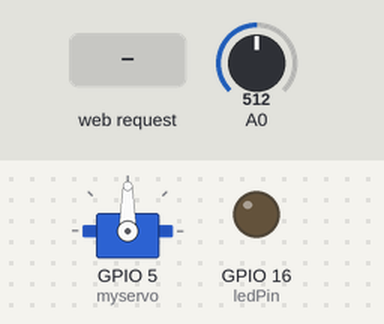
Bench run of a sketch on a simulated ESP8266 (NodeMCU). Shown: servo, output pins drawn as LEDs (lit = HIGH). The inputs (shaded band) are chosen by the test bench; at power-on: A0 = 512. WiFi joins after 1.5 s; servers stay silent unless stated; what the sketch prints to the serial monitor is not drawn.

Above: at 2.8 s.
2.9 s: HTTP request GET / received
At 4.1 s:
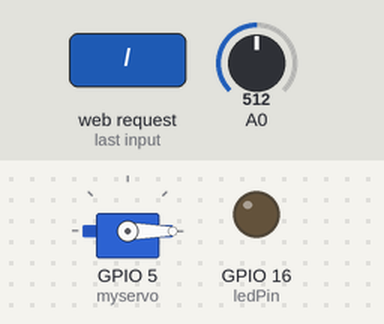
4.4 s: HTTP request GET /led=1?led=1 received
At 5.2 s:
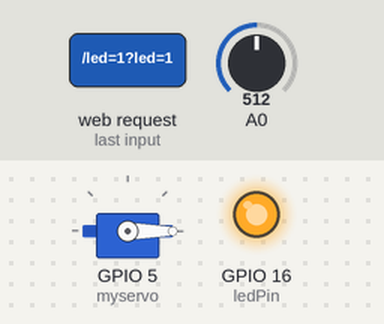
5.9 s: HTTP request GET /led=1?servo=120 received
At 6.3 s:
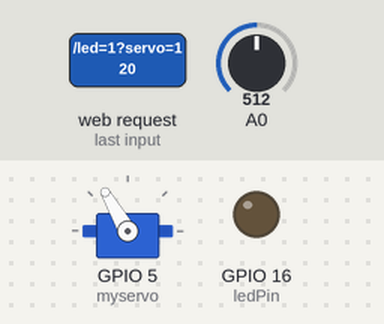
7.4 s: HTTP request GET /?led=120&servo=120 received
At 8.6 s:
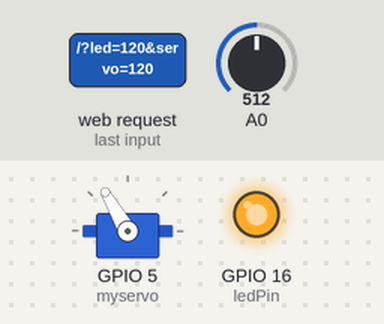
8.9 s: HTTP request GET /led=1 received
At 9.8 s:
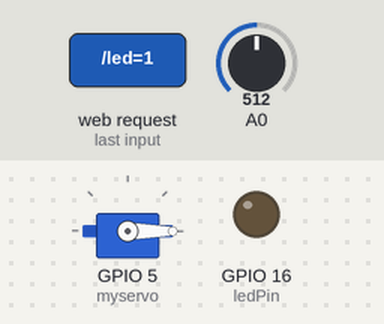
10.4 s: HTTP request GET /led=1?led=120 received
At 11.0 s:
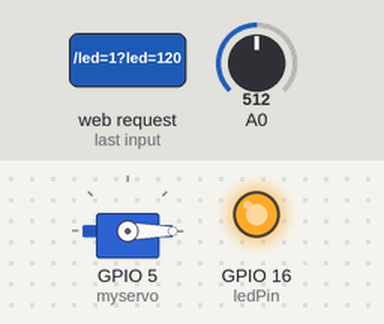
Timing chart, 0 to 12.9 s (numbered marks = the images above; inputs shaded):
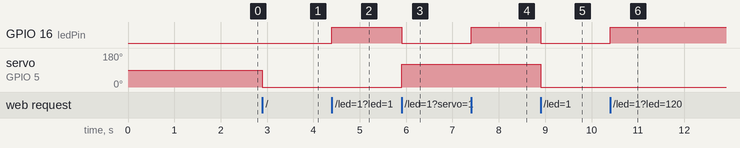

The sketch:

Wifi_LAB1_Servo.ino
```cpp
/*  web server hosts simple page to control LED
  Modified from the example here: https://42bots.com/tutorials/esp8266-example-wi-fi-access-point-web-server-static-ip-remote-control/

*/

#include <ESP8266WiFi.h>
#include <ESP8266WebServer.h>
#include <Servo.h>

Servo myservo;  // create servo object to control a servo
// twelve servo objects can be created on most boards


/* This are the WiFi access point settings. Update them to your likin */
const char *ssid = "BTUgoo";
const char *password = "blowItUp";

// Define a web server at port 800 for HTTP
// if 80 is used your web browser doesn't need to specify the port
ESP8266WebServer server(800);

const int digIn = 5; // an LED is connected to NodeMCU pin D1 (ESP8266 GPIO5)
const int ledPin = 16; // output LED toggle with HTML


// keep track of current value
bool ledState = false;
bool servoState = false;


// ***************************
// Initialization
// ***************************
void setup() {
  myservo.attach(5);  // attaches the servo on pin 9 to the servo object

  pinMode ( ledPin, OUTPUT );
  // the built in LED is wired so that 0 turns it on
  digitalWrite ( ledPin, 0 );

  delay(100);
  Serial.begin(115200);
  Serial.println();
  Serial.println("Connecting...");

  // Connect to WiFi network (set network name and pw above)
  WiFi.begin(ssid, password);
  while (WiFi.status() != WL_CONNECTED)
  {
    delay(500);
    Serial.print(".");
  }
  Serial.println(" connected");
  Serial.print("my IP address: ");
  Serial.println(WiFi.localIP());

  server.on ( "/", handleRoot );
  server.on ( "/led=1", handleRoot);
  server.on ( "/led=0", handleRoot);
  server.on ( "/servo=0", handleRoot);
  server.on ( "/servo=180", handleRoot);
  server.on ( "/inline", []() {
    server.send ( 200, "text/plain", "this works as well" );
  } );
  server.onNotFound ( handleNotFound );

  server.begin();
  Serial.println("HTTP server started");
}

// ***************************
// main
// ***************************
void loop() {
//  digitalWrite(ledPin, ledState);
  server.handleClient();

}


// ***************************
// when root page is accessed
// ***************************


void handleRoot() {
  digitalWrite (ledPin, server.arg("led").toInt());
  myservo.write (server.arg("servo").toInt());
  Serial.println(server.arg("led").toInt());
  Serial.println(server.arg("servo").toInt());
  ledState = !ledState;
  servoState = !servoState;

  /* Dynamically generate the LED toggle link, based on its current state (on or off)*/
  char ledText[80];

  if (ledState) {
    strcpy(ledText, "LED is on. <a href=\"/?led=0\">Turn it OFF!</a>");
  }

  else {
    strcpy(ledText, "LED is OFF. <a href=\"/?led=1\">Turn it ON!</a>");
  }

   char servoText[80];

  if (servoState) {
    strcpy(servoText, "Servo is at 0. <a href=\"/?servo=0\">Turn it 180!</a>");
  }

  else {
    strcpy(servoText, "Servo is 180. <a href=\"/?servo=180\">Turn it 0!</a>");
  }

  char html[1000];
  int sec = millis() / 1000;
  int min = sec / 60;
  int hr = min / 60;

  // calculate background color
  unsigned long bgVal = 255 * 65536 + 255 * 256 + 255 ;// (0xffffff); // r << 16 + g << 8 + b

  // read value
  int analogVal = analogRead(A0);
  Serial.print (analogVal);
  analogVal = (int)(analogVal + 5) / 10; //converting the 0-1024 value to a (approximately) percentage value
  bgVal = analogVal;

  // Build an HTML page to display on the web-servesr root address
  snprintf ( html, 1000,

             "<html>\
  <head>\
    <meta http-equiv='refresh' content='10'/>\
    <title>ESP8266 WiFi Network</title>\
    <style>\
      body { background-color: %0x%; font-family: Arial, Helvetica, Sans-Serif; font-size: 1.5em; Color: #000000; }\
      h1 { Color: #AA0000; }\
    </style>\
  </head>\
  <body>\
    <h1>ESP8266 Wi-Fi Access Point and Web Server Demo</h1>\
    <p>Uptime: %02d:%02d:%02d</p>\
    <p>Analog in: %d%</p>\
    <p>%s<p>\
    <p>%s<p>\
    <p>This page refreshes every 10 seconds. Click <a href=\"javascript:window.location.reload();\">here</a> to refresh the page now.</p>\
  </body>\
</html>",
             bgVal,                  // https://stackoverflow.com/questions/14733761/printf-formatting-for-hex
             hr, min % 60, sec % 60,
             analogVal,
             ledText,
             servoText
           );
  server.send ( 200, "text/html", html );
//  digitalWrite ( ledPin, 1 );
}

// ***************************
// when not found on server
// ***************************
void handleNotFound() {
  digitalWrite ( ledPin, 0 );
  String message = "File Not Found\n\n";
  message += "URI: ";
  message += server.uri();
  message += "\nMethod: ";
  message += ( server.method() == HTTP_GET ) ? "GET" : "POST";
  message += "\nArguments: ";
  message += server.args();
  message += "\n";

  for ( uint8_t i = 0; i < server.args(); i++ ) {
    message += " " + server.argName ( i ) + ": " + server.arg ( i ) + "\n";
  }

  server.send ( 404, "text/plain", message );
  //  digitalWrite ( ledPin, 1 ); //turn the built in LED on pin DO of NodeMCU off
}
```

Measured:
- after the input at 2.9 s, servo on GPIO 5 (myservo): 90° → 0° at once
- after the input at 4.4 s, GPIO 16 (ledPin): LOW → HIGH at once
- after the input at 5.9 s, GPIO 16 (ledPin): HIGH → LOW at once; servo on GPIO 5 (myservo): 0° → 120° at once
- after the input at 7.4 s, GPIO 16 (ledPin): LOW → HIGH at once
- after the input at 8.9 s, GPIO 16 (ledPin): HIGH → LOW at once; servo on GPIO 5 (myservo): 120° → 0° at once
- after the input at 10.4 s, GPIO 16 (ledPin): LOW → HIGH at once
